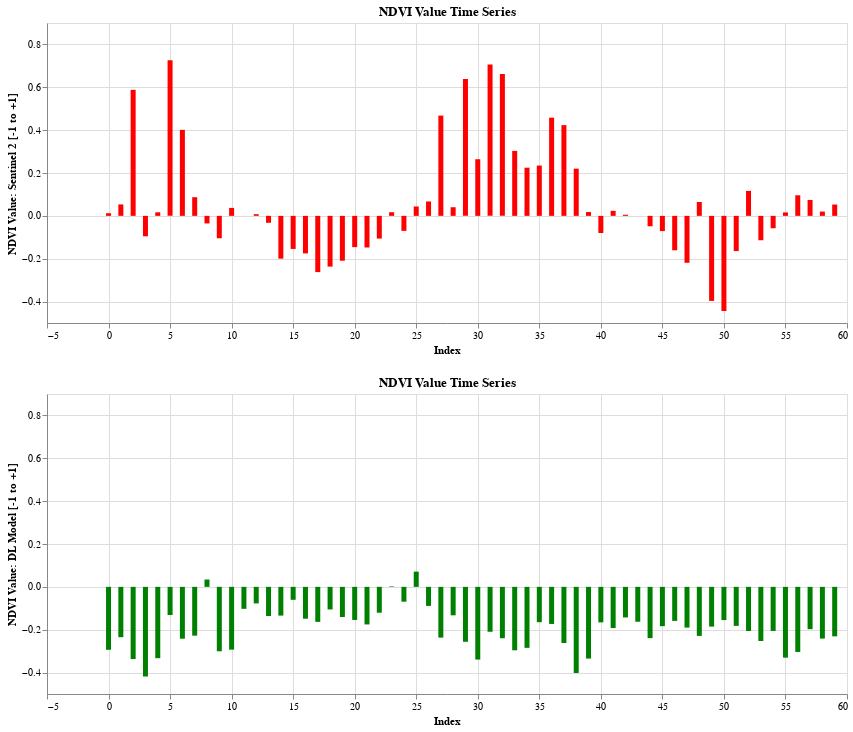

Notebook cell for this chart:
### Markdown cell above
### Plotting the graphs using altair: Better Visualization

### Code cell
brush = alt.selection_interval(encodings= ["x"])


# plotting the dataframe using altair


hist1 = alt.Chart(data).mark_bar().encode(x = "Index",
    color=alt.condition(brush, alt.value("cadetblue"), alt.value('lightgray'))
).interactive().properties( width=800,title = 'NDVI Value Time Series').add_selection(brush)

hist1.configure_title(
    fontSize=20,
    font='Courier',
    anchor='start',
    color='gray'
)


# concatenating all plots and making them interactive

hist1.encode(alt.Y("NDVI Sentinel 2",scale=alt.Scale(domain=[-0.5, 0.9]),title = 'NDVI Value: Sentinel 2 [-1 to +1]'),color=alt.condition(brush, alt.value("red"), alt.value('lightgray')), tooltip=["Index", "NDVI Sentinel 2"]
) & hist1.encode(alt.Y("NDVI DL Model",scale=alt.Scale(domain=[-0.5, 0.9]),title = 'NDVI Value: DL Model [-1 to +1]'),color=alt.condition(brush, alt.value("green"), alt.value('lightgray')), tooltip=["Index", "NDVI DL Model"]
)

### Figure 1 — Vega-Lite specification as saved in the notebook (floating-point values rounded to 4 significant figures)
{"config": {"view": {"continuousWidth": 400, "continuousHeight": 300}}, "vconcat": [{"mark": "bar", "encoding": {"color": {"condition": {"value": "red", "selection": "selector025"}, "value": "lightgray"}, "tooltip": [{"type": "quantitative", "field": "Index"}, {"type": "quantitative", "field": "NDVI Sentinel 2"}], "x": {"type": "quantitative", "field": "Index"}, "y": {"type": "quantitative", "field": "NDVI Sentinel 2", "scale": {"domain": [-0.5, 0.9]}, "title": "NDVI Value: Sentinel 2 [-1 to +1]"}}, "selection": {"selector026": {"type": "interval", "bind": "scales", "encodings": ["x", "y"]}, "selector025": {"type": "interval", "encodings": ["x"]}}, "title": "NDVI Value Time Series", "width": 800}, {"mark": "bar", "encoding": {"color": {"condition": {"value": "green", "selection": "selector025"}, "value": "lightgray"}, "tooltip": [{"type": "quantitative", "field": "Index"}, {"type": "quantitative", "field": "NDVI DL Model"}], "x": {"type": "quantitative", "field": "Index"}, "y": {"type": "quantitative", "field": "NDVI DL Model", "scale": {"domain": [-0.5, 0.9]}, "title": "NDVI Value: DL Model [-1 to +1]"}}, "selection": {"selector026": {"type": "interval", "bind": "scales", "encodings": ["x", "y"]}, "selector025": {"type": "interval", "encodings": ["x"]}}, "title": "NDVI Value Time Series", "width": 800}], "data": {"name": "data-1c108b78b803973cdab6794227a04277"}, "$schema": "https://vega.github.io/schema/vega-lite/v4.8.1.json", "datasets": {"data-1c108b78b803973cdab6794227a04277": [{"Index": 0, "Date 2019-2020": "2019-01-17", "NDVI Sentinel 2": 0.01228, "NDVI DL Model": -0.2937}, {"Index": 1, "Date 2019-2020": "2019-01-27", "NDVI Sentinel 2": 0.05337, "NDVI DL Model": -0.2349}, {"Index": 2, "Date 2019-2020": "2019-02-11", "NDVI Sentinel 2": 0.5881, "NDVI DL Model": -0.3369}, {"Index": 3, "Date 2019-2020": "2019-02-21", "NDVI Sentinel 2": -0.0954, "NDVI DL Model": -0.4184}, {"Index": 4, "Date 2019-2020": "2019-03-03", "NDVI Sentinel 2": 0.01663, "NDVI DL Model": -0.3329}, {"Index": 5, "Date 2019-2020": "2019-03-18", "NDVI Sentinel 2": 0.7263, "NDVI DL Model": -0.1315}, {"Index": 6, "Date 2019-2020": "2019-03-28", "NDVI Sentinel 2": 0.4013, "NDVI DL Model": -0.242}, {"Index": 7, "Date 2019-2020": "2019-04-12", "NDVI Sentinel 2": 0.08702, "NDVI DL Model": -0.2277}, {"Index": 8, "Date 2019-2020": "2019-04-22", "NDVI Sentinel 2": -0.03534, "NDVI DL Model": 0.03432}, {"Index": 9, "Date 2019-2020": "2019-05-02", "NDVI Sentinel 2": -0.1046, "NDVI DL Model": -0.3007}, {"Index": 10, "Date 2019-2020": "2019-05-17", "NDVI Sentinel 2": 0.03709, "NDVI DL Model": -0.2931}, {"Index": 11, "Date 2019-2020": "2019-05-27", "NDVI Sentinel 2": -0.0001524, "NDVI DL Model": -0.1025}, {"Index": 12, "Date 2019-2020": "2019-06-11", "NDVI Sentinel 2": 0.007695, "NDVI DL Model": -0.07726}, {"Index": 13, "Date 2019-2020": "2019-06-21", "NDVI Sentinel 2": -0.03236, "NDVI DL Model": -0.1362}, {"Index": 14, "Date 2019-2020": "2019-07-01", "NDVI Sentinel 2": -0.1998, "NDVI DL Model": -0.1342}, {"Index": 15, "Date 2019-2020": "2019-07-16", "NDVI Sentinel 2": -0.1544, "NDVI DL Model": -0.06044}, {"Index": 16, "Date 2019-2020": "2019-07-26", "NDVI Sentinel 2": -0.1752, "NDVI DL Model": -0.1486}, {"Index": 17, "Date 2019-2020": "2019-08-10", "NDVI Sentinel 2": -0.2625, "NDVI DL Model": -0.1634}, {"Index": 18, "Date 2019-2020": "2019-08-20", "NDVI Sentinel 2": -0.2369, "NDVI DL Model": -0.1054}, {"Index": 19, "Date 2019-2020": "2019-08-30", "NDVI Sentinel 2": -0.2094, "NDVI DL Model": -0.1406}, {"Index": 20, "Date 2019-2020": "2019-09-14", "NDVI Sentinel 2": -0.146, "NDVI DL Model": -0.1544}, {"Index": 21, "Date 2019-2020": "2019-09-24", "NDVI Sentinel 2": -0.1476, "NDVI DL Model": -0.1754}, {"Index": 22, "Date 2019-2020": "2019-10-09", "NDVI Sentinel 2": -0.106, "NDVI DL Model": -0.1206}, {"Index": 23, "Date 2019-2020": "2019-10-19", "NDVI Sentinel 2": 0.01693, "NDVI DL Model": 0.002429}, {"Index": 24, "Date 2019-2020": "2019-10-29", "NDVI Sentinel 2": -0.07003, "NDVI DL Model": -0.06918}, {"Index": 25, "Date 2019-2020": "2019-11-13", "NDVI Sentinel 2": 0.04375, "NDVI DL Model": 0.07115}, {"Index": 26, "Date 2019-2020": "2019-11-23", "NDVI Sentinel 2": 0.06716, "NDVI DL Model": -0.08893}, {"Index": 27, "Date 2019-2020": "2019-12-08", "NDVI Sentinel 2": 0.4679, "NDVI DL Model": -0.2369}, {"Index": 28, "Date 2019-2020": "2019-12-18", "NDVI Sentinel 2": 0.04028, "NDVI DL Model": -0.1329}, {"Index": 29, "Date 2019-2020": "2019-12-28", "NDVI Sentinel 2": 0.6383, "NDVI DL Model": -0.2564}, {"Index": 30, "Date 2019-2020": "2020-01-17", "NDVI Sentinel 2": 0.2642, "NDVI DL Model": -0.3393}, {"Index": 31, "Date 2019-2020": "2020-01-27", "NDVI Sentinel 2": 0.7062, "NDVI DL Model": -0.2096}, {"Index": 32, "Date 2019-2020": "2020-02-11", "NDVI Sentinel 2": 0.662, "NDVI DL Model": -0.2397}, {"Index": 33, "Date 2019-2020": "2020-02-21", "NDVI Sentinel 2": 0.3031, "NDVI DL Model": -0.296}, {"Index": 34, "Date 2019-2020": "2020-03-02", "NDVI Sentinel 2": 0.2247, "NDVI DL Model": -0.2847}, {"Index": 35, "Date 2019-2020": "2020-03-17", "NDVI Sentinel 2": 0.2348, "NDVI DL Model": -0.1648}, {"Index": 36, "Date 2019-2020": "2020-03-27", "NDVI Sentinel 2": 0.4581, "NDVI DL Model": -0.1731}, {"Index": 37, "Date 2019-2020": "2020-04-11", "NDVI Sentinel 2": 0.4234, "NDVI DL Model": -0.262}, {"Index": 38, "Date 2019-2020": "2020-04-21", "NDVI Sentinel 2": 0.2204, "NDVI DL Model": -0.4019}, {"Index": 39, "Date 2019-2020": "2020-05-01", "NDVI Sentinel 2": 0.0178, "NDVI DL Model": -0.3347}, {"Index": 40, "Date 2019-2020": "2020-05-16", "NDVI Sentinel 2": -0.08005, "NDVI DL Model": -0.1658}, {"Index": 41, "Date 2019-2020": "2020-05-26", "NDVI Sentinel 2": 0.02344, "NDVI DL Model": -0.1923}, {"Index": 42, "Date 2019-2020": "2020-06-10", "NDVI Sentinel 2": 0.005162, "NDVI DL Model": -0.1428}, {"Index": 43, "Date 2019-2020": "2020-06-20", "NDVI Sentinel 2": -5.053e-05, "NDVI DL Model": -0.1628}, {"Index": 44, "Date 2019-2020": "2020-06-30", "NDVI Sentinel 2": -0.04845, "NDVI DL Model": -0.2393}, {"Index": 45, "Date 2019-2020": "2020-07-15", "NDVI Sentinel 2": -0.07099, "NDVI DL Model": -0.1834}, {"Index": 46, "Date 2019-2020": "2020-07-25", "NDVI Sentinel 2": -0.1606, "NDVI DL Model": -0.1588}, {"Index": 47, "Date 2019-2020": "2020-08-09", "NDVI Sentinel 2": -0.2189, "NDVI DL Model": -0.1901}, {"Index": 48, "Date 2019-2020": "2020-08-19", "NDVI Sentinel 2": 0.0646, "NDVI DL Model": -0.2289}, {"Index": 49, "Date 2019-2020": "2020-08-29", "NDVI Sentinel 2": -0.3969, "NDVI DL Model": -0.1855}, {"Index": 50, "Date 2019-2020": "2020-09-13", "NDVI Sentinel 2": -0.4441, "NDVI DL Model": -0.1551}, {"Index": 51, "Date 2019-2020": "2020-09-23", "NDVI Sentinel 2": -0.1642, "NDVI DL Model": -0.1821}, {"Index": 52, "Date 2019-2020": "2020-10-08", "NDVI Sentinel 2": 0.1166, "NDVI DL Model": -0.2059}, {"Index": 53, "Date 2019-2020": "2020-10-18", "NDVI Sentinel 2": -0.1138, "NDVI DL Model": -0.2528}, {"Index": 54, "Date 2019-2020": "2020-10-28", "NDVI Sentinel 2": -0.05773, "NDVI DL Model": -0.2057}, {"Index": 55, "Date 2019-2020": "2020-11-12", "NDVI Sentinel 2": 0.01609, "NDVI DL Model": -0.3304}, {"Index": 56, "Date 2019-2020": "2020-11-22", "NDVI Sentinel 2": 0.09606, "NDVI DL Model": -0.3037}, {"Index": 57, "Date 2019-2020": "2020-12-07", "NDVI Sentinel 2": 0.07429, "NDVI DL Model": -0.1975}, {"Index": 58, "Date 2019-2020": "2020-12-17", "NDVI Sentinel 2": 0.02005, "NDVI DL Model": -0.2414}, {"Index": 59, "Date 2019-2020": "2020-12-27", "NDVI Sentinel 2": 0.05289, "NDVI DL Model": -0.2308}]}}
